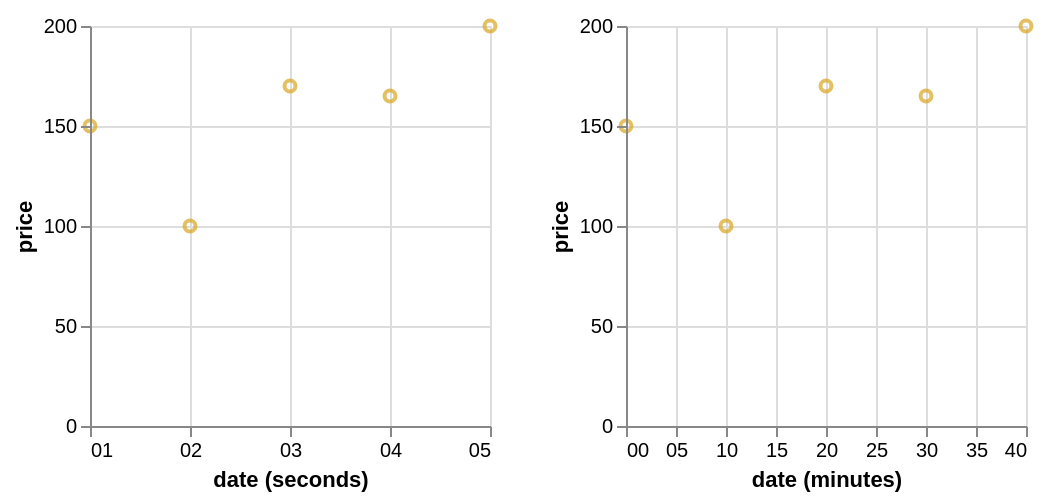

Here is the Vega-Lite specification saved for this chart:
### Vega specification from a JSON file in a GitHub repository (floating-point values rounded to 4 significant figures)
{"$schema": "https://vega.github.io/schema/vega/v5.json", "autosize": "pad", "padding": 5, "height": 200, "data": [{"name": "brush_store"}, {"name": "source_0", "values": [{"date": "Sun, 01 Jan 2012 23:00:01", "price": 150}, {"date": "Sun, 02 Jan 2012 00:10:02", "price": 100}, {"date": "Sun, 02 Jan 2012 01:20:03", "price": 170}, {"date": "Sun, 02 Jan 2012 02:30:04", "price": 165}, {"date": "Sun, 02 Jan 2012 03:40:05", "price": 200}]}, {"name": "data_0", "source": "source_0", "transform": [{"type": "formula", "expr": "toDate(datum[\"date\"])", "as": "date"}, {"type": "formula", "as": "seconds_date", "expr": "datetime(0, 0, 1, 0, 0, seconds(datum[\"date\"]), 0)"}]}, {"name": "data_1", "source": "data_0", "transform": [{"type": "filter", "expr": "!(length(data(\"brush_store\"))) || (vlSelectionTest(\"brush_store\", datum))"}, {"type": "formula", "as": "minutes_date", "expr": "datetime(0, 0, 1, 0, minutes(datum[\"date\"]), 0, 0)"}]}], "signals": [{"name": "concat_0_width", "value": 200}, {"name": "concat_1_width", "value": 200}, {"name": "unit", "value": {}, "on": [{"events": "mousemove", "update": "isTuple(group()) ? group() : unit"}]}, {"name": "brush", "update": "vlSelectionResolve(\"brush_store\")"}], "layout": {"padding": 20, "bounds": "full", "align": "each"}, "marks": [{"type": "group", "name": "concat_0_group", "style": "cell", "encode": {"update": {"width": {"signal": "concat_0_width"}, "height": {"signal": "height"}}}, "signals": [{"name": "brush_x", "value": [], "on": [{"events": {"source": "scope", "type": "mousedown", "filter": ["!event.item || event.item.mark.name !== \"brush_brush\""]}, "update": "[x(unit), x(unit)]"}, {"events": {"source": "window", "type": "mousemove", "consume": true, "between": [{"source": "scope", "type": "mousedown", "filter": ["!event.item || event.item.mark.name !== \"brush_brush\""]}, {"source": "window", "type": "mouseup"}]}, "update": "[brush_x[0], clamp(x(unit), 0, concat_0_width)]"}, {"events": {"signal": "brush_scale_trigger"}, "update": "[scale(\"concat_0_x\", brush_seconds_date[0]), scale(\"concat_0_x\", brush_seconds_date[1])]"}, {"events": {"signal": "brush_translate_delta"}, "update": "clampRange(panLinear(brush_translate_anchor.extent_x, brush_translate_delta.x / span(brush_translate_anchor.extent_x)), 0, concat_0_width)"}, {"events": {"signal": "brush_zoom_delta"}, "update": "clampRange(zoomLinear(brush_x, brush_zoom_anchor.x, brush_zoom_delta), 0, concat_0_width)"}]}, {"name": "brush_seconds_date", "on": [{"events": {"signal": "brush_x"}, "update": "brush_x[0] === brush_x[1] ? null : invert(\"concat_0_x\", brush_x)"}]}, {"name": "brush_scale_trigger", "value": {}, "on": [{"events": [{"scale": "concat_0_x"}], "update": "(!isArray(brush_seconds_date) || (+invert(\"concat_0_x\", brush_x)[0] === +brush_seconds_date[0] && +invert(\"concat_0_x\", brush_x)[1] === +brush_seconds_date[1])) ? brush_scale_trigger : {}"}]}, {"name": "brush_tuple", "on": [{"events": [{"signal": "brush_seconds_date"}], "update": "brush_seconds_date ? {unit: \"concat_0\", fields: brush_tuple_fields, values: [brush_seconds_date]} : null"}, {"events": [{"source": "scope", "type": "dblclick"}], "update": "null"}]}, {"name": "brush_tuple_fields", "value": [{"field": "seconds_date", "channel": "x", "type": "R"}]}, {"name": "brush_translate_anchor", "value": {}, "on": [{"events": [{"source": "scope", "type": "mousedown", "markname": "brush_brush"}], "update": "{x: x(unit), y: y(unit), extent_x: slice(brush_x)}"}]}, {"name": "brush_translate_delta", "value": {}, "on": [{"events": [{"source": "window", "type": "mousemove", "consume": true, "between": [{"source": "scope", "type": "mousedown", "markname": "brush_brush"}, {"source": "window", "type": "mouseup"}]}], "update": "{x: brush_translate_anchor.x - x(unit), y: brush_translate_anchor.y - y(unit)}"}]}, {"name": "brush_zoom_anchor", "on": [{"events": [{"source": "scope", "type": "wheel", "consume": true, "markname": "brush_brush"}], "update": "{x: x(unit), y: y(unit)}"}]}, {"name": "brush_zoom_delta", "on": [{"events": [{"source": "scope", "type": "wheel", "consume": true, "markname": "brush_brush"}], "force": true, "update": "pow(1.001, event.deltaY * pow(16, event.deltaMode))"}]}, {"name": "brush_modify", "update": "modify(\"brush_store\", brush_tuple, true)"}], "marks": [{"name": "brush_brush_bg", "type": "rect", "clip": true, "encode": {"enter": {"fill": {"value": "#333"}, "fillOpacity": {"value": 0.125}}, "update": {"x": [{"test": "data(\"brush_store\").length && data(\"brush_store\")[0].unit === \"concat_0\"", "signal": "brush_x[0]"}, {"value": 0}], "y": [{"test": "data(\"brush_store\").length && data(\"brush_store\")[0].unit === \"concat_0\"", "value": 0}, {"value": 0}], "x2": [{"test": "data(\"brush_store\").length && data(\"brush_store\")[0].unit === \"concat_0\"", "signal": "brush_x[1]"}, {"value": 0}], "y2": [{"test": "data(\"brush_store\").length && data(\"brush_store\")[0].unit === \"concat_0\"", "field": {"group": "height"}}, {"value": 0}]}}}, {"name": "concat_0_marks", "type": "symbol", "style": ["point"], "from": {"data": "data_0"}, "encode": {"update": {"opacity": {"value": 0.7}, "fill": [{"test": "datum[\"seconds_date\"] === null || isNaN(datum[\"seconds_date\"]) || datum[\"price\"] === null || isNaN(datum[\"price\"])", "value": null}, {"value": "transparent"}], "stroke": [{"test": "datum[\"seconds_date\"] === null || isNaN(datum[\"seconds_date\"]) || datum[\"price\"] === null || isNaN(datum[\"price\"])", "value": null}, {"test": "!(length(data(\"brush_store\"))) || (vlSelectionTest(\"brush_store\", datum))", "value": "goldenrod"}, {"value": "steelblue"}], "tooltip": {"signal": "{\"date (seconds)\": timeFormat(datum[\"seconds_date\"], '%S'), \"price\": format(datum[\"price\"], \"\")}"}, "x": {"scale": "concat_0_x", "field": "seconds_date"}, "y": {"scale": "concat_0_y", "field": "price"}}}}, {"name": "brush_brush", "type": "rect", "clip": true, "encode": {"enter": {"fill": {"value": "transparent"}}, "update": {"x": [{"test": "data(\"brush_store\").length && data(\"brush_store\")[0].unit === \"concat_0\"", "signal": "brush_x[0]"}, {"value": 0}], "y": [{"test": "data(\"brush_store\").length && data(\"brush_store\")[0].unit === \"concat_0\"", "value": 0}, {"value": 0}], "x2": [{"test": "data(\"brush_store\").length && data(\"brush_store\")[0].unit === \"concat_0\"", "signal": "brush_x[1]"}, {"value": 0}], "y2": [{"test": "data(\"brush_store\").length && data(\"brush_store\")[0].unit === \"concat_0\"", "field": {"group": "height"}}, {"value": 0}], "stroke": [{"test": "brush_x[0] !== brush_x[1]", "value": "white"}, {"value": null}]}}}], "axes": [{"scale": "concat_0_x", "orient": "bottom", "grid": false, "title": "date (seconds)", "labelFlush": true, "labelOverlap": true, "tickCount": {"signal": "ceil(concat_0_width/40)"}, "encode": {"labels": {"update": {"text": {"signal": "timeFormat(datum.value, '%S')"}}}}, "zindex": 1}, {"scale": "concat_0_x", "orient": "bottom", "gridScale": "concat_0_y", "grid": true, "tickCount": {"signal": "ceil(concat_0_width/40)"}, "domain": false, "labels": false, "maxExtent": 0, "minExtent": 0, "ticks": false, "zindex": 0}, {"scale": "concat_0_y", "orient": "left", "grid": false, "title": "price", "labelOverlap": true, "tickCount": {"signal": "ceil(height/40)"}, "zindex": 1}, {"scale": "concat_0_y", "orient": "left", "gridScale": "concat_0_x", "grid": true, "tickCount": {"signal": "ceil(height/40)"}, "domain": false, "labels": false, "maxExtent": 0, "minExtent": 0, "ticks": false, "zindex": 0}]}, {"type": "group", "name": "concat_1_group", "style": "cell", "encode": {"update": {"width": {"signal": "concat_1_width"}, "height": {"signal": "height"}}}, "marks": [{"name": "concat_1_marks", "type": "symbol", "style": ["point"], "from": {"data": "data_1"}, "encode": {"update": {"opacity": {"value": 0.7}, "fill": [{"test": "datum[\"minutes_date\"] === null || isNaN(datum[\"minutes_date\"]) || datum[\"price\"] === null || isNaN(datum[\"price\"])", "value": null}, {"value": "transparent"}], "stroke": [{"test": "datum[\"minutes_date\"] === null || isNaN(datum[\"minutes_date\"]) || datum[\"price\"] === null || isNaN(datum[\"price\"])", "value": null}, {"value": "goldenrod"}], "tooltip": {"signal": "{\"date (minutes)\": timeFormat(datum[\"minutes_date\"], '%M'), \"price\": format(datum[\"price\"], \"\")}"}, "x": {"scale": "concat_1_x", "field": "minutes_date"}, "y": {"scale": "concat_1_y", "field": "price"}}}}], "axes": [{"scale": "concat_1_x", "orient": "bottom", "grid": false, "title": "date (minutes)", "labelFlush": true, "labelOverlap": true, "tickCount": {"signal": "ceil(concat_1_width/40)"}, "encode": {"labels": {"update": {"text": {"signal": "timeFormat(datum.value, '%M')"}}}}, "zindex": 1}, {"scale": "concat_1_x", "orient": "bottom", "gridScale": "concat_1_y", "grid": true, "tickCount": {"signal": "ceil(concat_1_width/40)"}, "domain": false, "labels": false, "maxExtent": 0, "minExtent": 0, "ticks": false, "zindex": 0}, {"scale": "concat_1_y", "orient": "left", "grid": false, "title": "price", "labelOverlap": true, "tickCount": {"signal": "ceil(height/40)"}, "zindex": 1}, {"scale": "concat_1_y", "orient": "left", "gridScale": "concat_1_x", "grid": true, "tickCount": {"signal": "ceil(height/40)"}, "domain": false, "labels": false, "maxExtent": 0, "minExtent": 0, "ticks": false, "zindex": 0}]}], "scales": [{"name": "concat_0_x", "type": "time", "domain": {"data": "data_0", "field": "seconds_date"}, "range": [0, {"signal": "concat_0_width"}]}, {"name": "concat_0_y", "type": "linear", "domain": {"data": "data_0", "field": "price"}, "range": [{"signal": "height"}, 0], "nice": true, "zero": true}, {"name": "concat_1_x", "type": "time", "domain": {"data": "data_1", "field": "minutes_date"}, "range": [0, {"signal": "concat_1_width"}]}, {"name": "concat_1_y", "type": "linear", "domain": {"data": "data_1", "field": "price"}, "range": [{"signal": "height"}, 0], "nice": true, "zero": true}]}
